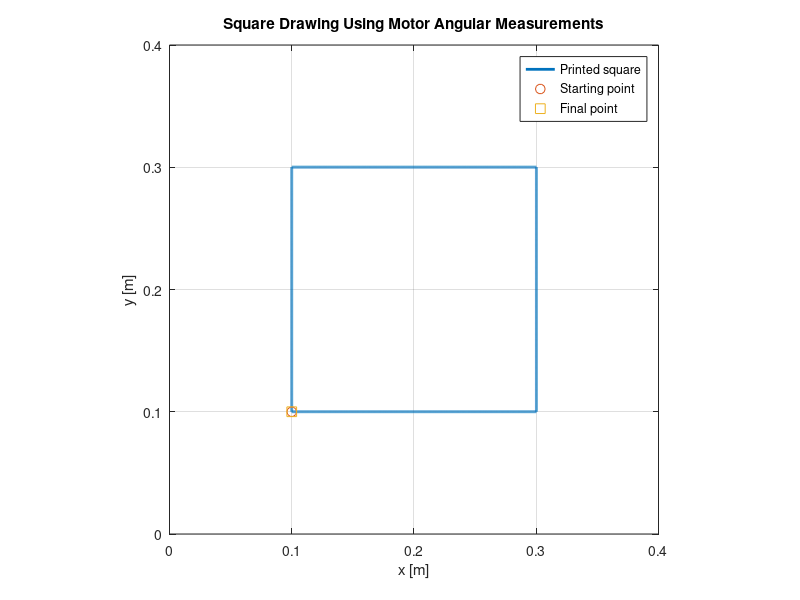

The MATLAB source for this figure:
clear; clc; close all;

%% Parameters

rm = 0.006;              % Motor pulley radius [m]
Ls = 0.20;               % Square side length [m]
v_print = 0.01;          % Printing speed [m/s]
dt = 0.01;               % Time step [s]

theta_s = Ls/rm;         % Required angular displacement for one side
omega = v_print/rm;      % Motor angular speed [rad/s]

% Initial position of the square
x0 = 0.1;
y0 = 0.1;

% Initial motor angles from CoreXY kinematics
theta_l = (x0 + y0)/rm;
theta_r = (x0 - y0)/rm;

% Reference angles at the beginning of the first side
theta_l_s = theta_l;
theta_r_s = theta_r;

%% Hybrid modes
% q = 1 : qR  -> H+
% q = 2 : qU  -> V+
% q = 3 : qL  -> H-
% q = 4 : qD  -> V-
% q = 5 : qF  -> Square completed

q = 1;

%% Save simulation data

theta_l_hist = theta_l;
theta_r_hist = theta_r;

%% Simulation

while q ~= 5

    % Motor angular velocities according to the active mode
    switch q

        case 1      % qR - first side, H+
            omega_l =  omega;
            omega_r =  omega;

        case 2      % qU - second side, V+
            omega_l =  omega;
            omega_r = -omega;

        case 3      % qL - third side, H-
            omega_l = -omega;
            omega_r = -omega;

        case 4      % qD - fourth side, V-
            omega_l = -omega;
            omega_r =  omega;
    end

    % Continuous evolution
    theta_l = theta_l + omega_l*dt;
    theta_r = theta_r + omega_r*dt;

    % Angular displacement measured from the beginning of the side
    Delta_theta_l = theta_l - theta_l_s;
    Delta_theta_r = theta_r - theta_r_s;

    %% Guards and resets

    switch q

        case 1
            % qR -> qU
            if Delta_theta_l >= theta_s && Delta_theta_r >= theta_s
                q = 2;

                theta_l_s = theta_l;
                theta_r_s = theta_r;
            end

        case 2
            % qU -> qL
            if Delta_theta_l >= theta_s && Delta_theta_r <= -theta_s
                q = 3;

                theta_l_s = theta_l;
                theta_r_s = theta_r;
            end

        case 3
            % qL -> qD
            if Delta_theta_l <= -theta_s && Delta_theta_r <= -theta_s
                q = 4;

                theta_l_s = theta_l;
                theta_r_s = theta_r;
            end

        case 4
            % qD -> qF
            if Delta_theta_l <= -theta_s && Delta_theta_r >= theta_s
                q = 5;
            end
    end

    % Save angular positions
    theta_l_hist(end+1) = theta_l;
    theta_r_hist(end+1) = theta_r;

end

%% Reconstruct Cartesian position only for visualisation

x = rm/2 * (theta_l_hist + theta_r_hist);
y = rm/2 * (theta_l_hist - theta_r_hist);

%% Plot

figure;

plot(x, y, 'LineWidth', 2);
hold on;

plot(x(1), y(1), 'o', 'MarkerSize', 7);
plot(x(end), y(end), 's', 'MarkerSize', 7);

xlabel('x [m]');
ylabel('y [m]');
title('Square Drawing Using Motor Angular Measurements');

legend('Printed square', 'Starting point', 'Final point', ...
       'Location', 'best');

axis equal;
grid on;

xlim([0 0.40]);
ylim([0 0.40]);
